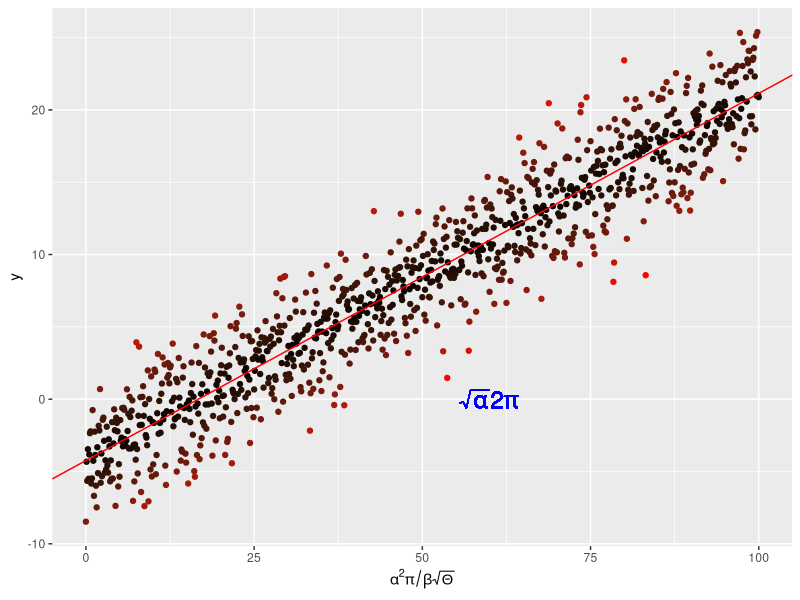

Source code (R): (Note: this script raises an error after producing the figure.)
# Author: An (an.nguyen21@imperial.ac.uk)
# Script: plotLin.R
# Created: Oct 2021
# Desc: Mathematical annotation on an axis and in the plot area.

rm(list = ls())

require(ggplot2)

x <- seq(0, 100, by = 0.1)
y <- -4. + 0.25 * x +
  rnorm(length(x), mean = 0., sd = 2.5)

# and put them in a dataframe
my_data <- data.frame(x = x, y = y)

# perform a linear regression
my_lm <- summary(lm(y ~ x, data = my_data))

# plot the data
p <-  ggplot(my_data, aes(x = x, y = y,
                          colour = abs(my_lm$residual))
) +
  geom_point() +
  scale_colour_gradient(low = "black", high = "red") +
  theme(legend.position = "none") +
  scale_x_continuous(
    expression(alpha^2 * pi / beta * sqrt(Theta)))

# add the regression line
p <- p + geom_abline(
  intercept = my_lm$coefficients[1][1],
  slope = my_lm$coefficients[2][1],
  colour = "red")
# throw some math on the plot
p <- p + geom_text(aes(x = 60, y = 0,
                       label = "sqrt(alpha) * 2* pi"), 
                   parse = TRUE, size = 6, 
                   colour = "blue")

pdf("../results/MyLinReg.pdf")
p
dev.off()